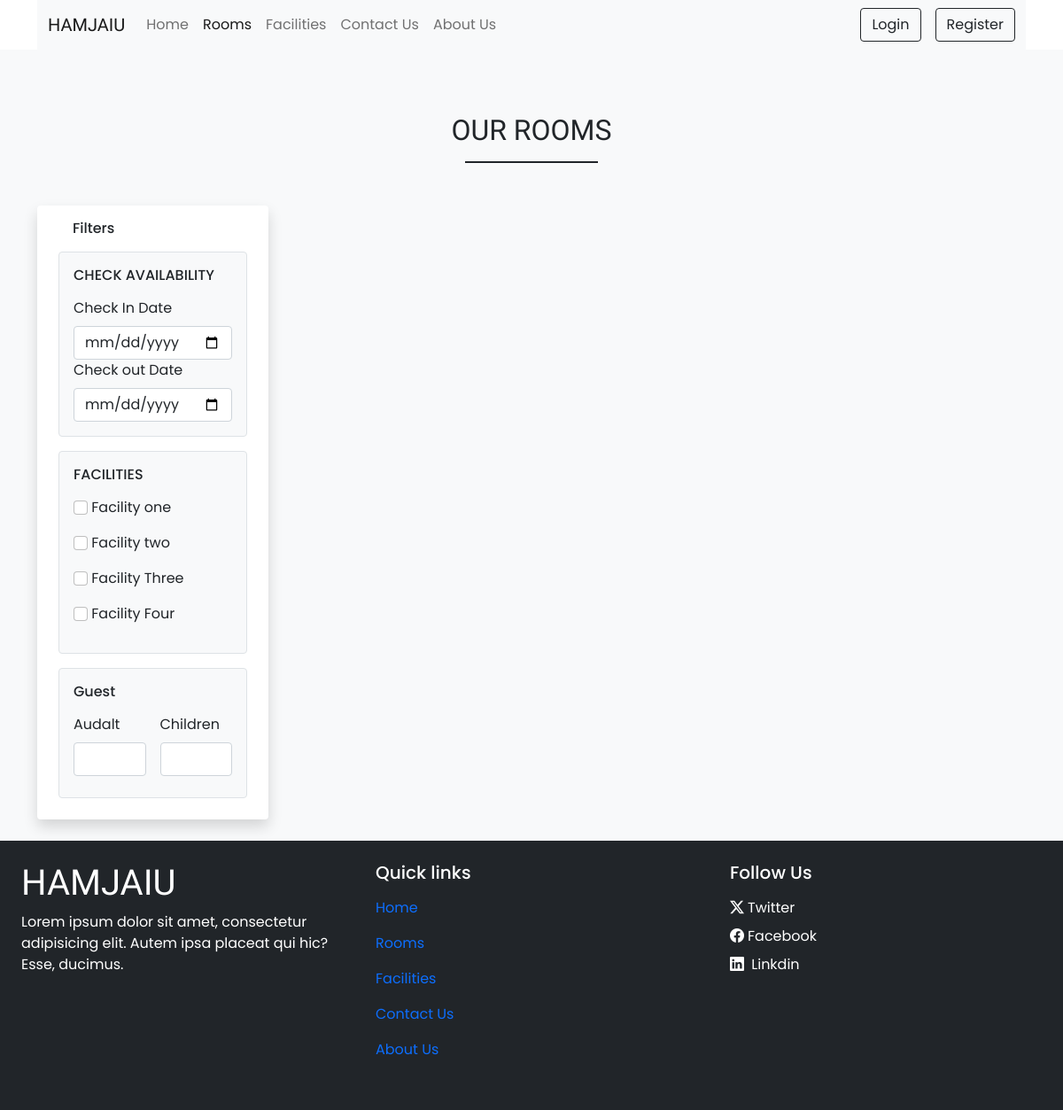
Before: /rooms.php with the older database file.
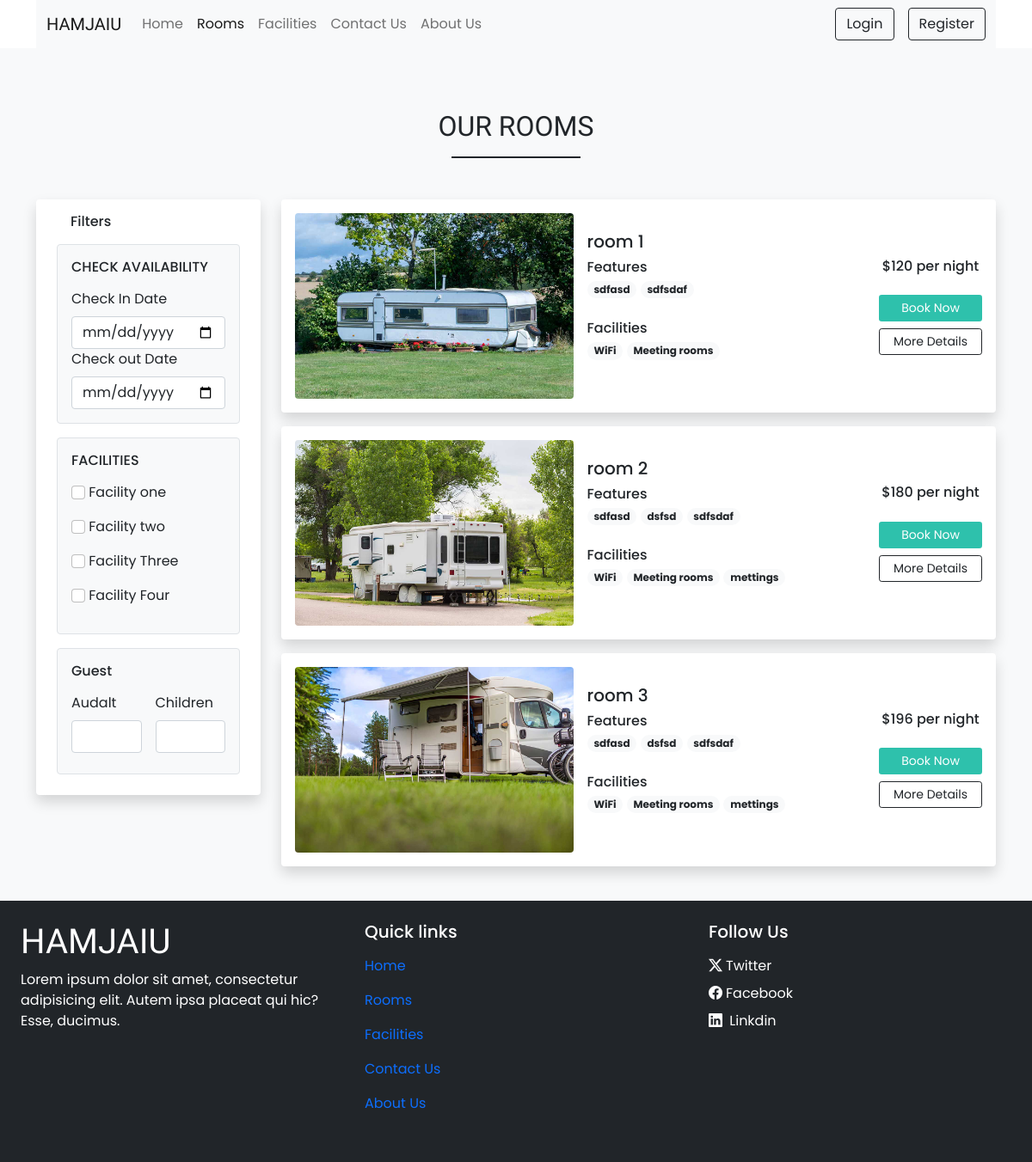
After: the same page with the newer database file.
### tables this page shows
CREATE TABLE `site_title` (
  `sr_no` int(11) NOT NULL,
  `site_name` varchar(150) NOT NULL,
  `site_address` varchar(150) NOT NULL,
  `site_shoutdown` tinyint(1) NOT NULL
);

CREATE TABLE `rooms` (
  `id` int(11) NOT NULL,
  `rooms_names` varchar(150) NOT NULL,
  `area` int(11) NOT NULL,
  `price` int(11) NOT NULL,
  `quentity` int(11) NOT NULL,
  `audlt` int(11) NOT NULL,
  `children` int(11) NOT NULL,
  `status` int(1) NOT NULL DEFAULT 1,
  `rooms_desc` varchar(150) NOT NULL,
  `remove` int(11) NOT NULL DEFAULT 0
);

CREATE TABLE `rooms_images` (
  `sr_no` int(11) NOT NULL,
  `img_name` varchar(200) NOT NULL,
  `thumb` tinyint(1) NOT NULL DEFAULT 0,
  `rooms_id` int(11) NOT NULL
);

CREATE TABLE `feature_facility` (
  `id` int(11) NOT NULL,
  `name` varchar(100) NOT NULL
);

CREATE TABLE `facilities` (
  `id` int(11) NOT NULL,
  `name` varchar(100) NOT NULL,
  `desc` varchar(150) NOT NULL,
  `icon` varchar(150) NOT NULL
);

### admin/db/functions.php (called while the page is built, shortened)
<?php
require('connection.php');
function select($query,$value,$data_type){
    global $conn;
    $stmt = $conn->prepare($query);
    if($stmt){
      mysqli_stmt_bind_param($stmt,$data_type,...$value);
      if(mysqli_stmt_execute($stmt)){
        $res = mysqli_stmt_get_result($stmt);
        return $res;
      }else{
        die("Query Cannot be Executed- select");
        mysqli_stmt_close($stmt);
      }
    }else{
        echo "error";
        mysqli_stmt_close();
    }
}
?>

### rooms.php (the view, shortened to what this page needs)
<!DOCTYPE html>
<html lang="en">
<head>
  <?php require ("./inc/links.php") ?>
</head>
<body class="bg-light">
  <div class="container-fluid bg-white">
    <div class="container">
      <?php require ("./components/header.php") ?>
  <div class="my-5 px-4">
    <h2 class="mt-4 mb-1 pt-4 text-center font-bold merinda">OUR ROOMS</h2>
    <div class="h-line bg-dark mb-5"></div>
  </div>
  <div class="container">
    <div class="row">
      <div class="col-lg-3  " id="filter_section">
        <nav class="navbar navbar-expand-lg navbar-light bg-white rounded shadow">
          <div class="container-fluid  d-flex flex-lg-column align-items-stretch">
            <h6 class="mt-2 ps-3">Filters</h6>
            <div class="collapse navbar-collapse flex-lg-column mt-2 align-items-stretch " id="rooms_filter">
              <div class="border bg-light p-3 rounded mb-3">
                <h6 class="mb-3">CHECK AVAILABILITY</h6>
                <div class="">
                  <label for="data_ofbarth" class="form-label">Check In Date
                  </label>
                  <input type="date" class="form-control shadow-none" id="data_ofbarth" />
                </div>
                <div class="">
                  <label for="data_ofbarth" class="form-label">Check out Date
                  </label>
                  <input type="date" class="form-control shadow-none" id="data_ofbarth" />
                </div>
              </div>
              <div class="border bg-light p-3 rounded mb-3">
                <h6 class="mb-3">FACILITIES</h6>
                <div class="mb-2">
                  <input type="checkbox" class="form-check-input shadow-none" id="f1" />
                  <label for="f1" class="form-label">
                    Facility one
                  </label>
                </div>
                <div class="mb-2">
                  <input type="checkbox" class="form-check-input shadow-none" id="f2" />
                  <label for="f2" class="form-label">
                    Facility two
                  </label>
                </div>
                <div class="mb-2">
                  <input type="checkbox" class="form-check-input shadow-none" id="f3" />
                  <label for="f3" class="form-label">
                    Facility Three
                  </label>
                </div>
                <div class="mb-2">
                  <input type="checkbox" class="form-check-input shadow-none" id="f4" />
                  <label for="f4" class="form-label">
                    Facility Four
                  </label>
                </div>
              </div>
              <div class="border bg-light p-3 rounded mb-3">
                <h6 class="mb-3">Guest</h6>
                <div class="mb-2 d-flex ">
                  <div class="guest me-3">
                    <label for="audalt" class="form-label">
                      Audalt
                    </label>
                    <input type="number" class="form-control shadow-none" id="audalt" />
                  </div>
                  <div class="guest">
                    <label for="children" class="form-label">
                      Children
                    </label>
                    <input type="number" class="form-control shadow-none" id="children" />
                  </div>
                </div>
              </div>
            </div>
          </div>
        </nav>
      </div>
      <div class="col-lg-9 col-md-12">
        <?php
$res = select("SELECT * FROM `rooms` WHERE `status`=? AND `remove`=?", [1, 0], 'ii');
while ($row = mysqli_fetch_assoc($res)) {
    $room_id = $row['id'];
    $rooms_facilities = mysqli_query($conn, "SELECT f.name FROM `facilities` f INNER JOIN `room_facility` rfec ON f.id = rfec.facility_id WHERE rfec.rooms_id = $room_id");
    $facilities = "";
    while ($room_f = mysqli_fetch_assoc($rooms_facilities)) {
        $facilities .= "<span class='badge rounded-pill bg-light text-dark text-wrap'>{$room_f['name']}</span> ";
    }
    $room_featuress = mysqli_query($conn, "SELECT feature.name FROM `feature_facility` feature INNER JOIN `room_featurs` rFeaturs ON feature.id = rFeaturs.featurs_id WHERE rFeaturs.room_id = $room_id");
    $featurss = "";
    while ($room_feat = mysqli_fetch_assoc($room_featuress)) {
        $featurss .= "<span class='badge rounded-pill bg-light text-dark text-wrap'>{$room_feat['name']}</span> ";
    }
    $room_image = mysqli_query($conn, "SELECT * FROM `rooms_images` WHERE `rooms_id` = $room_id AND `thumb` = 1");
    $room_img_path = ROOM_IMG_PATH . 'thumbnail.jpg';
    if (mysqli_num_rows($room_image) > 0) {
        $room_img_paths = mysqli_fetch_assoc($room_image);
        $room_img_path = ROOM_IMG_PATH . $room_img_paths['img_name'];
    }
    echo <<<DATA
    <div class="card mb-3 border-0 shadow">
        <div class="row g-3 p-3 align-items-center">
            <div class="col-md-5">
                <img src="$room_img_path" class="w-100 rounded" alt="Room Image">
            </div>
            <div class="col-md-5">
                <div class="card-body p-0">
                    <h5 class="card-title">{$row['rooms_names']}</h5>
                    <div class="features mb-4">
                        <h6 class="mb-1">Features</h6>
                        $featurss
                    </div>
                    <div class="facilities mb-4">
                        <h6 class="mb-1">Facilities</h6>
                        $facilities
                    </div>
                </div>
            </div>
            <div class="col-md-2 text-center">
                <h6 class="mb-4">$$row[price] per night</h6>
                <a href="#" class="btn btn-sm w-100 text-white custom_bg mb-2">Book Now</a>
                <a href="rooms_description.php?id=$room_id" class="btn btn-sm w-100 btn-outline-dark shadow-none">More Details</a>
            </div>
        </div>
    </div>
DATA;
}
?>
      </div>
    </div>
  </div>
  <?php require ("components/footer.php"); ?>
</body>
</html>

### inc/links.php (shortened to what this page needs)
<link href="https://cdn.jsdelivr.net/npm/bootstrap@5.0.2/dist/css/bootstrap.min.css" rel="stylesheet">
<link rel="stylesheet" href="https://cdn.jsdelivr.net/npm/bootstrap-icons@1.11.3/font/bootstrap-icons.min.css">
<link rel="stylesheet" href="./css/style.css">

### components/header.php (shortened to what this page needs)
<?php
$contact_data = "SELECT * FROM `site_title` WHERE sr_no =?";
$val =[1];
$data = select($contact_data,$val,'i');
$site_title = mysqli_fetch_assoc($data);
?>
<header>
    <nav id="navbers" class="navbar navbar-expand-lg navbar-light bg-light">
        <div class="container-fluid">
            <a class="navbar-brand merinda" href="index.php"><?php echo $site_title['site_name'] ?></a>
            <div class="collapse navbar-collapse" id="navbarSupportedContent">
                <ul class="navbar-nav me-auto mb-2 mb-lg-0">
                    <li class="nav-item">
                        <a class="nav-link " aria-current="page" href="index.php">Home</a>
                    </li>
                    <li class="nav-item">
                        <a class="nav-link" href="rooms.php">Rooms</a>
                    </li>
                    <li class="nav-item">
                        <a class="nav-link " href="facilities.php">Facilities</a>
                    </li>
                    <li class="nav-item">
                        <a class="nav-link " href="contact-us.php">Contact Us</a>
                    </li>
                    <li class="nav-item">
                        <a class="nav-link " href="about.php"> About Us</a>
                    </li>
                </ul>
                <div class="d-flex">
                    <button type="button" class="btn btn-outline-dark shadow-none me-lg-3 me-2" data-bs-toggle="modal"
                        data-bs-target="#loginModal">
                        Login
                    </button>
                    <button type="button" class="btn btn-outline-dark shadow-none " data-bs-toggle="modal"
                        data-bs-target="#registerModal">
                        Register
                    </button>
                </div>
            </div>
        </div>
    </nav>
    </div>
    </div>

### components/footer.php (shortened to what this page needs)
<div class="container-fluid mt-4">
      <div class="row bg-dark">
        <div class="col-lg-4 col mb-4 text-white p-4">
          <h1 class="merinda">HAMJAIU</h1>
          <p>Lorem ipsum dolor sit amet, consectetur adipisicing elit. Autem ipsa placeat qui hic? Esse, ducimus.</p>
        </div>
        <div class="col-lg-4 col mb-4 text-white p-4">
          <h5 class="">Quick links</h5>
          <ul class="navbar-nav me-auto mb-2 mb-lg-0">
            <li class="nav-item">
                <a class="nav-link active" aria-current="page" href="#">Home</a>
            </li>
            <li class="nav-item">
                <a class="nav-link" href="#">Rooms</a>
            </li>
            <li class="nav-item">
                <a class="nav-link " href="#">Facilities</a>
            </li>
            <li class="nav-item">
                <a class="nav-link " href="#">Contact Us</a>
            </li>
            <li class="nav-item">
                <a class="nav-link " href="#"> About Us</a>
            </li>
        </ul>
        </div>
        <div class="col-lg-4 col mb-4 text-white p-4">
          <h5>Follow Us</h5>
          <a
            class="d-inline-block text-decoration-none text-white mt-2"
            href="tel:+01626699"
          >
            <i class="bi bi-twitter-x pe-1"></i>Twitter
          </a><br>
          <a
            class="d-inline-block text-decoration-none text-white mt-2"
            href="tel:+01626699"
          >
            <i class="bi bi-facebook pe-1"></i>Facebook
          </a><br>
          <a
            class="d-inline-block text-decoration-none text-white mt-2"
            href="tel:+01626699"
          >
          <i class="bi bi-linkedin pe-1"></i> Linkdin</a
          >
        </div>
      </div>
    </div>

### css/style.css (style rules this page uses)
* { font-family: "Poppins", sans-serif; }
.custom_bg { background-color: #2ec1ac !important; }
.merinda { font-family: "Merienda", cursive; }
.h-line { width: 150px; margin: 16PX auto auto; height: 2px; }

Changed rows visible on the page:
added rooms: rooms_images.img_name (picture), rooms_names "room 1", price "120"
now on this page (row unchanged): feature_facility: name "sdfasd"
now on this page (row unchanged): feature_facility: name "sdfsdaf"
now on this page (row unchanged): facilities: name "WiFi"
now on this page (row unchanged): facilities: name "Meeting rooms"
added rooms: rooms_images.img_name (picture), rooms_names "room 2", price "180"
now on this page (row unchanged): feature_facility: name "dsfsd"
now on this page (row unchanged): facilities: name "mettings"
added rooms: rooms_images.img_name (picture), rooms_names "room 3", price "196"
